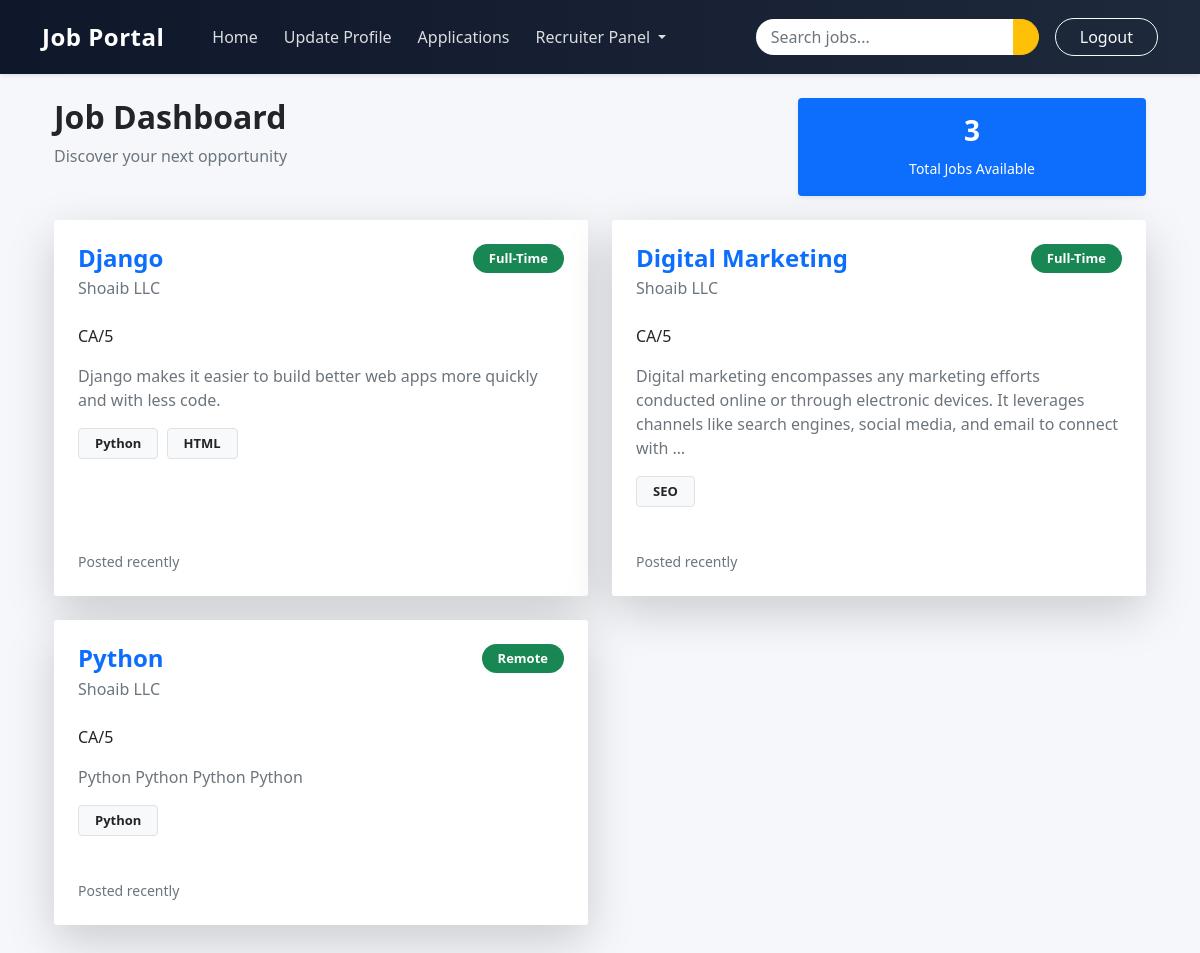
Screenshot of /dashboard/ (signed in) with the database file from the repository.
### JobApp/models.py (models this page shows, shortened)
class JobPostModel(models.Model):
    CATEGORY=[
        ("Full-Time","Full-Time"),
        ("Part-Time","Part-Time"),
        ("Remote","Remote"),
        ("Hybrid","Hybrid"),
    ]
    user = models.ForeignKey(RecruiterProfileModel, on_delete=models.CASCADE)
    title = models.CharField(null=True, max_length=50)
    opening = models.CharField(null=True, max_length=50)
    description = models.TextField(null=True)
    category = models.CharField(choices=CATEGORY, max_length=50,null=True)
    skill_set = models.ManyToManyField(SkillModel,blank=True)

class RecruiterProfileModel(models.Model):
    user = models.OneToOneField(CustomuserModel, on_delete=models.CASCADE)
    name = models.CharField(null=True, max_length=50)
    company = models.CharField(null=True, max_length=50)
    phone = models.CharField(null=True, max_length=50)
    address = models.CharField(null=True, max_length=50)
    image = models.ImageField(upload_to="media/profile", max_length=None,null=True)

class SkillModel(models.Model):
    name = models.CharField(max_length=50,unique=True)

### JobApp/views.py (the view)
# urls.py: path('dashboard/',dashboardPage,name='dashboard'),
@login_required
def dashboardPage(request):
    job_data = JobPostModel.objects.all()
    context = {
        'job_data':job_data
    }
    return render(request,'pages/dashboard.html',context)

### JobApp/templates/pages/dashboard.html (shortened to what this page needs)
{% extends 'base/base.html' %}
{% load static %}
{% block body %}
<div class="container py-4">
    <div class="row mb-4">
        <div class="col-md-8">
            <h2 class="fw-bold text-dark">
                Job Dashboard
            </h2>
            <p class="text-muted mb-0">
                Discover your next opportunity
            </p>
        </div>
        <div class="col-md-4">
            <div class="card border-0 shadow-sm bg-primary text-white">
                <div class="card-body text-center">
                    <h3 class="fw-bold">{{ job_data|length }}</h3>
                    <small>Total Jobs Available</small>
                </div>
            </div>
        </div>
    </div>
    <div class="row">
        {% for i in job_data %}
        <div class="col-lg-6 mb-4">
            <div class="card border-0 shadow-lg h-100 rounded-4 job-card">
                <div class="card-header bg-white border-0 pt-4 pb-0 px-4">
                    <div class="d-flex justify-content-between align-items-start">
                        <div>
                            <h4 class="fw-bold text-primary mb-1">
                                {{ i.title }}
                            </h4>
                            <p class="text-muted mb-2">
                                {{ i.user.company }}
                            </p>
                        </div>
                        <span class="badge bg-success px-3 py-2 rounded-pill">
                            {{ i.category }}
                        </span>
                    </div>
                </div>
                <div class="card-body px-4">
                    <div class="mb-3">
                        <p class="mb-2 text-dark">
                            {{ i.user.address }}
                        </p>
                    </div>
                    <div class="mb-3">
                        <p class="text-secondary">
                            {{ i.description|truncatewords:25 }}
                        </p>
                    </div>
                    <div class="mb-3">
                        {% for b in i.skill_set.all %}
                        <span class="badge bg-light text-dark border px-3 py-2 me-1 mb-1">
                            {{ b.name }}
                        </span>
                        {% endfor %}
                    </div>
                </div>
                <div class="card-footer bg-white border-0 px-4 pb-4">
                    <div class="d-flex justify-content-between align-items-center">
                        <small class="text-muted">
                            Posted recently
                        </small>
                    </div>
                </div>
            </div>
        </div>
        {% endfor %}
    </div>
</div>
{% endblock body %}

### JobApp/templates/base/base.html (shortened to what this page needs)
<!doctype html>
<html lang="en">
  <head>
    <link href="https://cdn.jsdelivr.net/npm/bootstrap@5.0.2/dist/css/bootstrap.min.css" rel="stylesheet">
  </head>
  <body>
    {% include "base/nav.html" %}
<div class="container">
    {% block body %}
    {% endblock body %}
</div>
  </body>
</html>

### JobApp/templates/base/nav.html (shortened to what this page needs)
<nav class="navbar navbar-expand-lg navbar-dark shadow-sm sticky-top custom-navbar">
    <div class="container">
        <a class="navbar-brand fw-bold fs-4" href="{% url 'dashboard' %}">
            Job Portal
        </a>
        <div class="collapse navbar-collapse" id="navbarSupportedContent">
            <ul class="navbar-nav me-auto mb-2 mb-lg-0 ms-lg-4">
                <li class="nav-item">
                    <a class="nav-link active" href="{% url 'dashboard' %}">
                         Home
                    </a>
                </li>
                {% if request.user.user_type == "Recruiter" %}
                <li class="nav-item">
                    <a class="nav-link" href="{% url 'recruiter' %}">
                        Update Profile
                    </a>
                </li>
                <li class="nav-item">
                    <a class="nav-link" href="{% url 'applicantList' %}">
                        Applications
                    </a>
                </li>
                <li class="nav-item dropdown">
                    <a class="nav-link dropdown-toggle"
                       href="#"
                       role="button"
                       data-bs-toggle="dropdown">
                        Recruiter Panel
                    </a>
                </li>
                {% endif %}
            </ul>
            <form class="d-flex me-3" method="GET">
                <div class="input-group">
                    <input class="form-control search-input"
                           type="search"
                           name="search"
                           placeholder="Search jobs...">
                    <button class="btn btn-warning text-dark fw-semibold"
                            type="submit">
                    </button>
                </div>
            </form>
            <a href="{% url 'logout' %}"
               class="btn btn-outline-light rounded-pill px-4">
                Logout
            </a>
        </div>
    </div>
</nav>

### JobApp/templates/base/nav.html (style rules this page uses)
.custom-navbar { background: linear-gradient(90deg, #0f172a, #1e293b); padding: 14px 0; }
.navbar-brand { letter-spacing: 0.5px; }
.nav-link { color: rgba(255,255,255,0.85) !important; font-weight: 500; margin-right: 10px; transition: 0.3s; }
.search-input { border-radius: 50px 0 0 50px !important; border: none; padding-left: 15px; }
.input-group .btn { border-radius: 0 50px 50px 0 !important; }

### JobApp/templates/pages/dashboard.html (style rules this page uses)
body { background: #f5f7fb; }
.job-card { transition: all 0.3s ease; }
.badge { font-size: 13px; }

### rows the page displays
JobPostModel: title "Django", user.company "Shoaib LLC", category "Full-Time", user.address "CA/5", description "Django makes it easier to build better web apps more quickly and with less code."
SkillModel: name "Python"
SkillModel: name "HTML"
JobPostModel: title "Digital Marketing", user.company "Shoaib LLC", category "Full-Time", user.address "CA/5", description "Digital marketing encompasses any marketing efforts conducted online or through electronic devices. It leverages channels like search engines, social media, and email to connect with …"
SkillModel: name "SEO"
JobPostModel: title "Python", user.company "Shoaib LLC", category "Remote", user.address "CA/5", description "Python Python Python Python"

### other values shown
{{ job_data|length }} "3"
